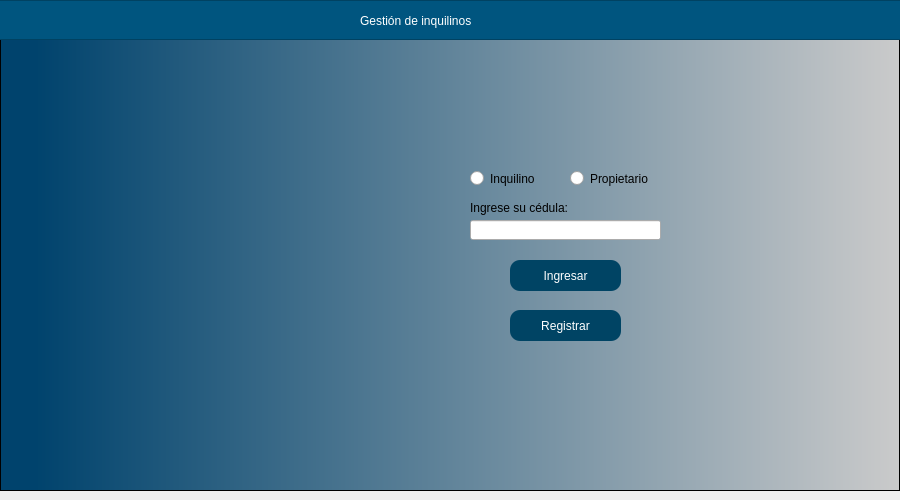
<?xml version="1.0" encoding="UTF-8"?>
<ui version="4.0">
 <class>MainWindow</class>
 <widget class="QMainWindow" name="MainWindow">
  <property name="geometry">
   <rect>
    <x>0</x>
    <y>0</y>
    <width>900</width>
    <height>500</height>
   </rect>
  </property>
  <property name="minimumSize">
   <size>
    <width>900</width>
    <height>500</height>
   </size>
  </property>
  <property name="maximumSize">
   <size>
    <width>900</width>
    <height>16777215</height>
   </size>
  </property>
  <property name="windowTitle">
   <string>MainWindow</string>
  </property>
  <widget class="QWidget" name="centralwidget">
   <layout class="QHBoxLayout" name="horizontalLayout" stretch="0">
    <property name="leftMargin">
     <number>0</number>
    </property>
    <property name="topMargin">
     <number>0</number>
    </property>
    <property name="rightMargin">
     <number>0</number>
    </property>
    <item>
     <widget class="QFrame" name="framefondo">
      <property name="styleSheet">
       <string notr="true">QWidget#framefondo{
background-color: qlineargradient(spread:pad, x1:0, y1:0, x2:1, y2:0, stop:0.039548 rgba(0, 67, 109, 255), stop:1 rgba(203, 203, 203, 255));}</string>
      </property>
      <property name="frameShape">
       <enum>QFrame::StyledPanel</enum>
      </property>
      <property name="frameShadow">
       <enum>QFrame::Raised</enum>
      </property>
      <widget class="QFrame" name="frame_superior">
       <property name="geometry">
        <rect>
         <x>-10</x>
         <y>0</y>
         <width>911</width>
         <height>40</height>
        </rect>
       </property>
       <property name="maximumSize">
        <size>
         <width>16777215</width>
         <height>40</height>
        </size>
       </property>
       <property name="styleSheet">
        <string notr="true">background-color: rgb(0, 85, 127);</string>
       </property>
       <property name="frameShape">
        <enum>QFrame::StyledPanel</enum>
       </property>
       <property name="frameShadow">
        <enum>QFrame::Raised</enum>
       </property>
       <widget class="QLabel" name="label">
        <property name="geometry">
         <rect>
          <x>370</x>
          <y>10</y>
          <width>331</width>
          <height>21</height>
         </rect>
        </property>
        <property name="styleSheet">
         <string notr="true">font: 16pt &quot;Arial&quot;;
color: white;</string>
        </property>
        <property name="text">
         <string>Gestión de inquilinos</string>
        </property>
       </widget>
      </widget>
      <widget class="QPushButton" name="btnRegistrar">
       <property name="geometry">
        <rect>
         <x>510</x>
         <y>310</y>
         <width>111</width>
         <height>31</height>
        </rect>
       </property>
       <property name="layoutDirection">
        <enum>Qt::RightToLeft</enum>
       </property>
       <property name="styleSheet">
        <string notr="true">QPushButton{
font: 87 9pt &quot;Arial&quot;;
background-color: rgb(0, 68, 100);
color:white;

border-radius: 10px;
}


QPushButton:hover {
background-color:rgb(0, 101, 148);
}</string>
       </property>
       <property name="text">
        <string>Registrar</string>
       </property>
       <property name="icon">
        <iconset>
         <normaloff>./Imagenes/image-removebg-preview.png</normaloff>./Imagenes/image-removebg-preview.png</iconset>
       </property>
      </widget>
      <widget class="QLabel" name="label_2">
       <property name="geometry">
        <rect>
         <x>420</x>
         <y>180</y>
         <width>47</width>
         <height>13</height>
        </rect>
       </property>
       <property name="text">
        <string/>
       </property>
      </widget>
      <widget class="QLabel" name="label_3">
       <property name="geometry">
        <rect>
         <x>190</x>
         <y>150</y>
         <width>221</width>
         <height>191</height>
        </rect>
       </property>
       <property name="layoutDirection">
        <enum>Qt::RightToLeft</enum>
       </property>
       <property name="text">
        <string/>
       </property>
       <property name="pixmap">
        <pixmap>./Imagenes/inicio.png</pixmap>
       </property>
       <property name="scaledContents">
        <bool>true</bool>
       </property>
      </widget>
      <widget class="QRadioButton" name="rbInquilino">
       <property name="geometry">
        <rect>
         <x>470</x>
         <y>170</y>
         <width>82</width>
         <height>17</height>
        </rect>
       </property>
       <property name="text">
        <string>Inquilino</string>
       </property>
      </widget>
      <widget class="QRadioButton" name="rbPropietario">
       <property name="geometry">
        <rect>
         <x>570</x>
         <y>170</y>
         <width>82</width>
         <height>17</height>
        </rect>
       </property>
       <property name="text">
        <string>Propietario</string>
       </property>
      </widget>
      <widget class="QLabel" name="label_4">
       <property name="geometry">
        <rect>
         <x>470</x>
         <y>200</y>
         <width>181</width>
         <height>16</height>
        </rect>
       </property>
       <property name="text">
        <string>Ingrese su cédula:</string>
       </property>
      </widget>
      <widget class="QLineEdit" name="txtCedula">
       <property name="geometry">
        <rect>
         <x>470</x>
         <y>220</y>
         <width>191</width>
         <height>20</height>
        </rect>
       </property>
      </widget>
      <widget class="QPushButton" name="btnIngresar">
       <property name="geometry">
        <rect>
         <x>510</x>
         <y>260</y>
         <width>111</width>
         <height>31</height>
        </rect>
       </property>
       <property name="layoutDirection">
        <enum>Qt::RightToLeft</enum>
       </property>
       <property name="styleSheet">
        <string notr="true">QPushButton{
font: 87 9pt &quot;Arial&quot;;
background-color: rgb(0, 68, 100);
color:white;

border-radius: 10px;
}


QPushButton:hover {
background-color:rgb(0, 101, 148);
}</string>
       </property>
       <property name="text">
        <string>Ingresar</string>
       </property>
       <property name="icon">
        <iconset>
         <normaloff>./Imagenes/image-removebg-preview.png</normaloff>./Imagenes/image-removebg-preview.png</iconset>
       </property>
      </widget>
     </widget>
    </item>
   </layout>
  </widget>
 </widget>
 <resources/>
 <connections/>
</ui>
